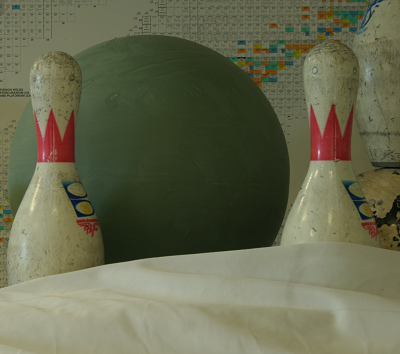
#> input picture view0.png, 400 x 354 px
$ python stereomatch_SSD.py
#> lines starting #> are read from the running program, lines starting #| are printed output that depends on the picture
#!/usr/bin/env python
# --------------------------------------------------------------------
# Simple sum of squared differences (SSD) stereo-matching using Numpy
# --------------------------------------------------------------------

# Copyright (c) 2016 David Christian
# Licensed under the MIT License
import numpy as np
from PIL import Image

def stereo_match(left_img, right_img, kernel, max_offset):
    # Load in both images, assumed to be RGBA 8bit per channel images
#> called with left_img = 'view0.png', right_img = 'view1.png', kernel = 6, max_offset = 30
    left_img = Image.open(left_img).convert('L')
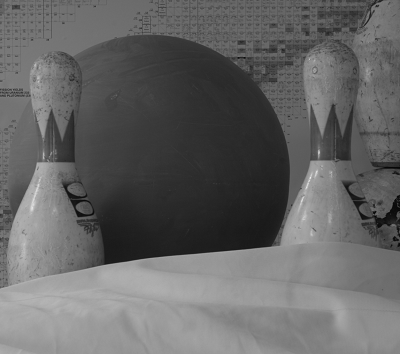
#> left_img: PIL image 400x354 L; min 6, max 240, mean 100.4
    left = np.asarray(left_img)
    right_img = Image.open(right_img).convert('L')
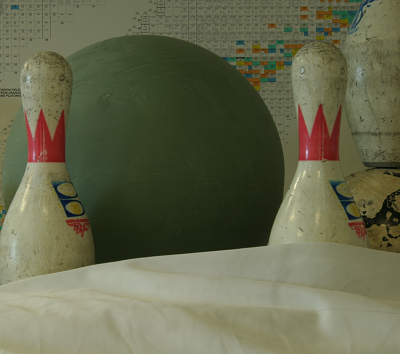
#> input picture view1.png, 400 x 354 px
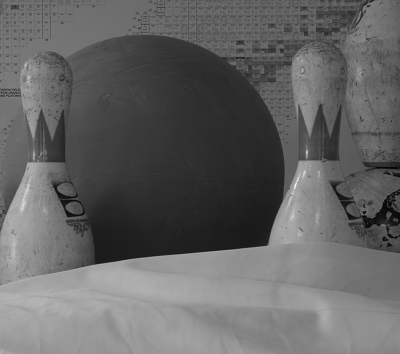
#> right_img: PIL image 400x354 L; min 5, max 244, mean 99.8
    right = np.asarray(right_img)
    w, h = left_img.size  # assume that both images are same size
#> w = 400; h = 354

    # Depth (or disparity) map
    depth = np.zeros((w, h), np.uint8)
    depth.shape = h, w

    kernel_half = int(kernel / 2)
    offset_adjust = 255 / max_offset  # this is used to map depth map output to 0-255 range

    for y in range(kernel_half, h - kernel_half):
        print("\rProcessing.. %d%% complete"%(y / (h - kernel_half) * 100), end="", flush=True)

        for x in range(kernel_half, w - kernel_half):
            best_offset = 0
            prev_ssd = 65534

            for offset in range(max_offset):
                ssd = 0
                ssd_temp = 0

                # v and u are the x,y of our local window search, used to ensure a good match
                # because the squared differences of two pixels alone is not enough ot go on
                for v in range(-kernel_half, kernel_half):
                    for u in range(-kernel_half, kernel_half):
                        # iteratively sum the sum of squared differences value for this block
                        # left[] and right[] are arrays of uint8, so converting them to int saves
                        # potential overflow
                        ssd_temp = int(left[y+v, x+u]) - int(right[y+v, (x+u) - offset])
                        ssd += ssd_temp * ssd_temp

                # if this value is smaller than the previous ssd at this block
                # then it's theoretically a closer match. Store this value against
                # this block..
                if ssd < prev_ssd:
                    prev_ssd = ssd
                    best_offset = offset

            # set depth output for this x,y location to the best match
            depth[y, x] = best_offset * offset_adjust
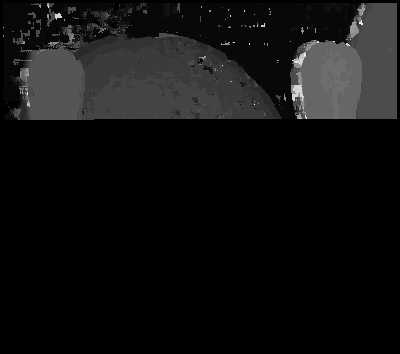
#> depth: shape (354, 400); min 0, max 246, mean 16.5

    # Convert to PIL and save it
    Image.fromarray(depth).save('depth.png')

if __name__ == '__main__':
#> (the run stopped early here; a loop or call above may not have finished)
